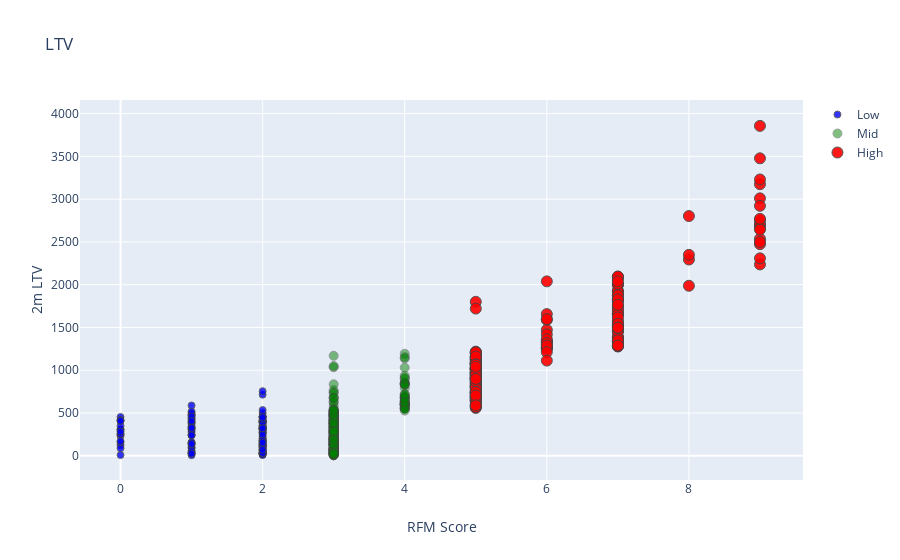

Here is the notebook cell this chart was saved with:
### Code cell
driver_graph = driver_merge.query("m2_fare < 30000")

plot_data = [
    go.Scatter(
        x=driver_graph.query("Segment == 'Low-Value'")['OverallScore'],
        y=driver_graph.query("Segment == 'Low-Value'")['total_fare'],
        mode='markers',
        name='Low',
        marker= dict(size= 7,
            line= dict(width=1),
            color= 'blue',
            opacity= 0.8
           )
    ),
        go.Scatter(
        x=driver_graph.query("Segment == 'Mid-Value'")['OverallScore'],
        y=driver_graph.query("Segment == 'Mid-Value'")['total_fare'],
        mode='markers',
        name='Mid',
        marker= dict(size= 9,
            line= dict(width=1),
            color= 'green',
            opacity= 0.5
           )
    ),
        go.Scatter(
        x=driver_graph.query("Segment == 'High-Value'")['OverallScore'],
        y=driver_graph.query("Segment == 'High-Value'")['total_fare'],
        mode='markers',
        name='High',
        marker= dict(size= 11,
            line= dict(width=1),
            color= 'red',
            opacity= 0.9
           )
    ),
]

plot_layout = go.Layout(
        yaxis= {'title': "2m LTV"},
        xaxis= {'title': "RFM Score"},
        title='LTV'
    )
fig = go.Figure(data=plot_data, layout=plot_layout)
pyoff.iplot(fig)

### Figure 1 — Plotly figure (JSON) as saved in the notebook; plotly's stock layout.template omitted (floating-point values rounded to 4 significant figures; data arrays with more than 128 entries replaced by an {"elided": "..."} marker saying what was removed)
{"data": [{"marker": {"color": "blue", "line": {"width": 1}, "opacity": 0.8, "size": 7}, "mode": "markers", "name": "Low", "type": "scatter", "x": [1, 2, 2, 2, 2, 2, 2, 2, 2, 2, 2, 2, 2, 2, 2, 2, 2, 2, 2, 2, 2, 2, 2, 2, 2, 2, 2, 2, 2, 2, 2, 2, 2, 2, 2, 2, 2, 2, 2, 2, 2, 2, 2, 2, 2, 2, 2, 2, 2, 2, 2, 2, 2, 2, 2, 2, 2, 2, 2, 2, 2, 2, 2, 2, 2, 2, 2, 2, 2, 2, 2, 2, 2, 1, 1, 1, 1, 1, 1, 1, 1, 1, 1, 1, 1, 1, 1, 1, 1, 1, 1, 1, 1, 1, 1, 1, 1, 1, 1, 1, 1, 1, 1, 1, 1, 1, 0, 0, 0, 0, 0, 0, 0, 0, 0, 0, 0, 0, 0, 0, 0, 0], "y": [588.5, 714.5, 755.4, 387.1, 260.9, 457.5, 32.94, 457.7, 314.6, 413.5, 310.9, 81.1, 198.2, 462.1, 16.12, 406.4, 18.26, 101.2, 359.8, 25.51, 312.5, 36.21, 34.01, 297.9, 449.5, 8.754, 403.6, 167.9, 63.59, 282.9, 343.3, 171.4, 25.69, 44.49, 327.0, 352.4, 181.8, 129.5, 64.29, 385.9, 106.0, 322.9, 155.6, 273.2, 124.4, 401.0, 146.6, 411.9, 326.5, 226.7, 71.5, 95.46, 312.8, 199.7, 132.6, 271.2, 394.1, 498.7, 335.1, 138.3, 393.9, 534.5, 43.26, 31.73, 121.5, 243.4, 117.5, 177.9, 430.4, 154.7, 69.14, 320.8, 449.1, 496.6, 302.8, 387.0, 151.2, 312.8, 242.2, 98.13, 249.2, 126.6, 481.1, 429.6, 89.4, 475.0, 440.1, 149.3, 372.4, 46.77, 517.7, 279.5, 28.14, 343.0, 332.4, 28.8, 56.32, 460.0, 7.277, 157.8, 395.9, 27.69, 238.2, 136.5, 408.2, 324.5, 123.9, 309.7, 88.2, 233.0, 303.6, 453.8, 251.0, 418.8, 156.6, 350.5, 8.791, 413.0, 407.4, 258.1, 172.6, 283.8]}, {"marker": {"color": "green", "line": {"width": 1}, "opacity": 0.5, "size": 9}, "mode": "markers", "name": "Mid", "type": "scatter", "x": {"elided": "249 int values"}, "y": {"elided": "249 float values"}}, {"marker": {"color": "red", "line": {"width": 1}, "opacity": 0.9, "size": 11}, "mode": "markers", "name": "High", "type": "scatter", "x": {"elided": "204 int values"}, "y": {"elided": "204 float values"}}], "layout": {"title": {"text": "LTV"}, "xaxis": {"title": {"text": "RFM Score"}}, "yaxis": {"title": {"text": "2m LTV"}}}}
